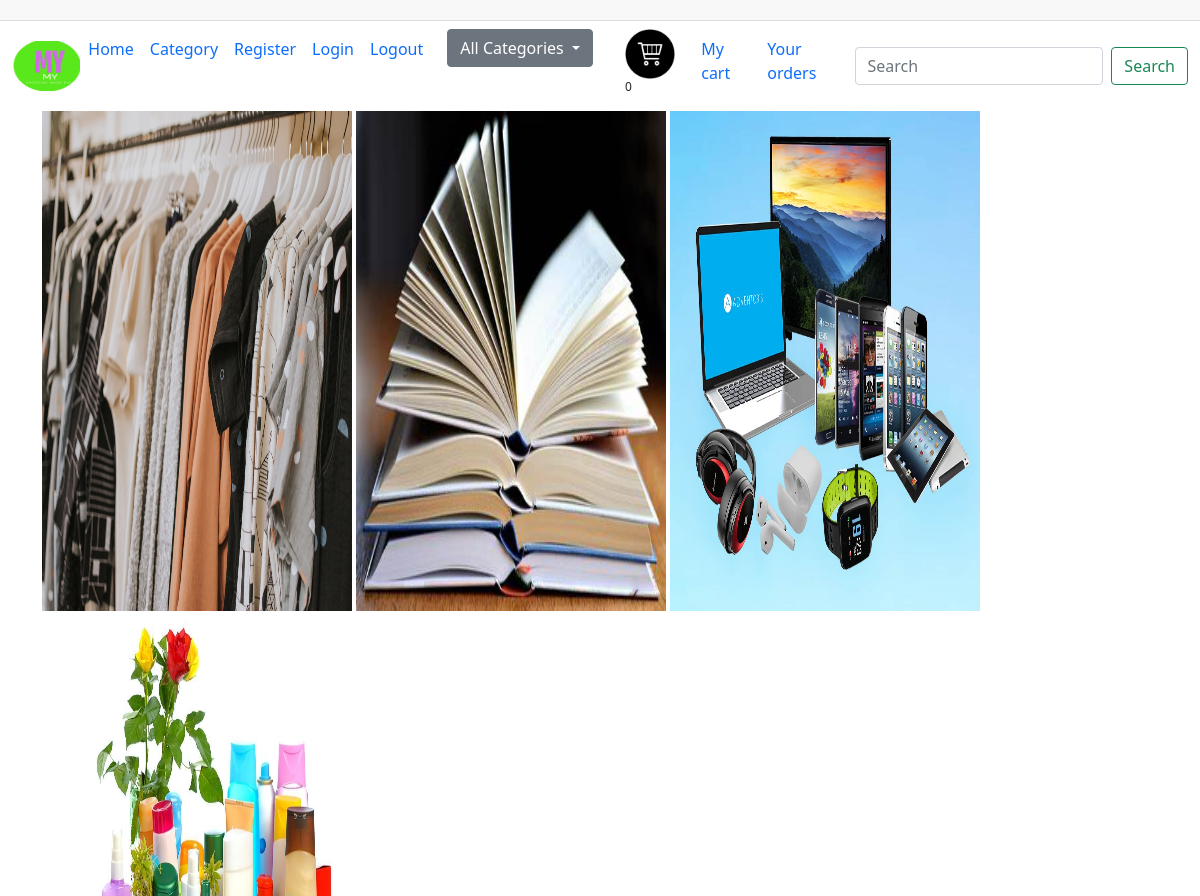
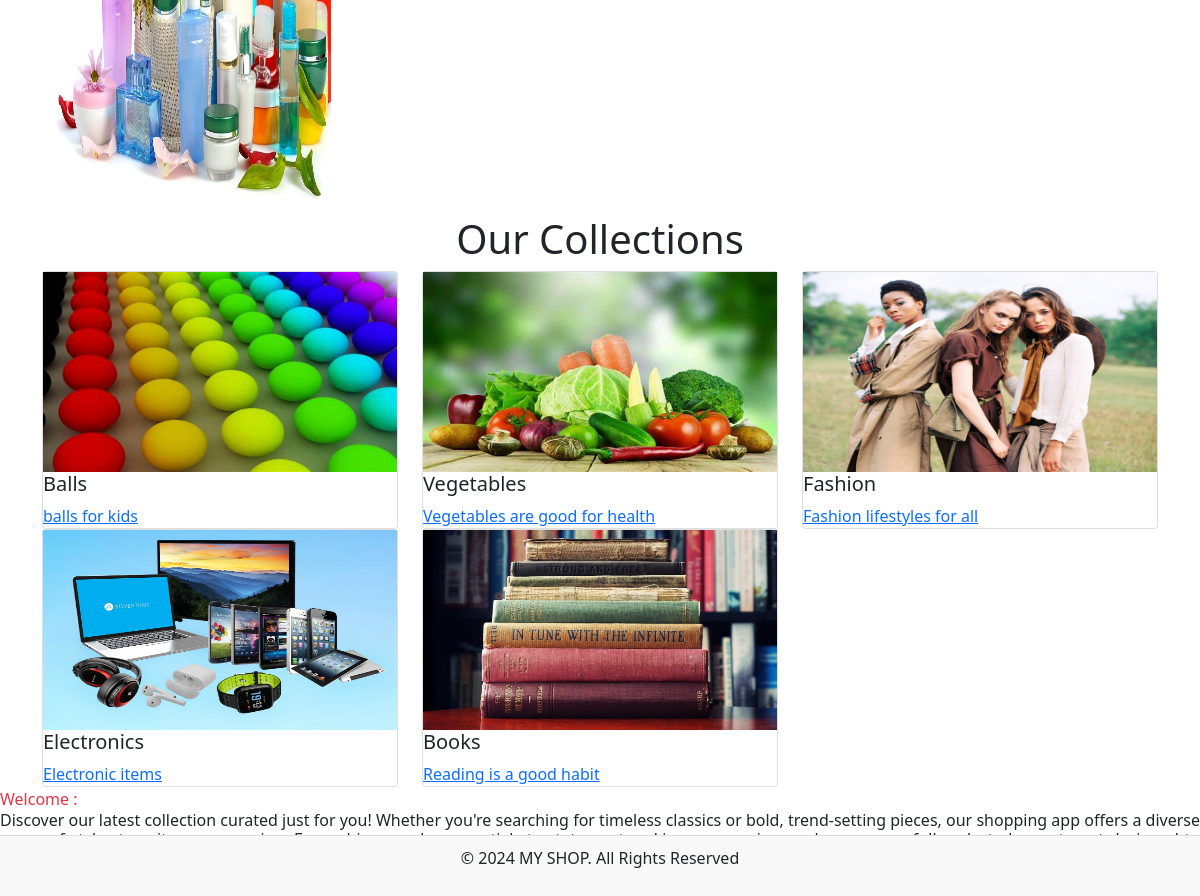
The page / on the database its author committed (2 pictures, top to bottom).
### shop/models.py (models this page shows, shortened)
class Category(models.Model):
    image=models.ImageField(upload_to='images',null=True,blank=True)
    p_name=models.TextField(max_length=20)
    desc=models.TextField(max_length=200)

### shop/views.py (the view)
# urls.py: path('',views.category,name='category'),
def category(request):
    item=Category.objects.all()
    return render(request,'category.html',{'item':item})

### cart/context_processors.py (called while the page is built)
def Total(request):
    u=request.user
    count=0
    if request.user.is_authenticated:
        try:
            item=Cart.objects.filter(user=u)
            count=count+item.count()
        except:
            count=1
    return {'count':count}

### shop/context_processors.py (called while the page is built)
def Links(request):
    c=Category.objects.all()
    return{'links':c}

### templates/category.html (shortened to what this page needs)
<!DOCTYPE html>
{% extends 'base.html' %}
{% load static %}
{% block content %}
<div class="container" >
    <div class="banner">
        <img src="{% static 'image/cardimage1.jpeg' %}" alt="Image 1" height="500px" width="310px">
        <img src="{% static 'image/cardimage2.jpeg' %}" alt="Image 2" height="500px" width="310px">
        <img src="{% static 'image/cardimage3.jpeg' %}" alt="Image 3" height="500px" width="310px">
        <img src="{% static 'image/cardimage4.jpeg' %}" alt="Image 4" height="500px" width="310px">
        </div>
    </div>
    <center><h1 style="border ">Our Collections</h1></center>
    <div class="container">
        <div class="row">
            {% for m in item %}
            <div class="col-sm-4">
                <div class="card">
                    <img src="{{m.image.url}}" alt="..." height="200px" width="100%">
                    <h5 class="card-title">{{m.p_name}}</h5>
                    <a type="submit" href="{% url 'products' m.id %}">{{m.desc}}</a>
                </div>
            </div>
            {% endfor %}
        </div>
    </div>    {% if user.is_authenticated %}
<h7 class="text-danger">Welcome : {{user.username}}</h7>
{% else %}
<h7 class="text-danger">Welcome : {{user.Guest}}</h7>
{% endif %}</body>
    <h6 style="text-align: justify;">
        Discover our latest collection curated just for you! Whether you're searching for timeless classics or bold, trend-setting pieces, our shopping app offers a diverse range of styles to suit every occasion. From chic everyday essentials to statement-making accessories, explore our carefully selected assortment designed to elevate your wardrobe effortlessly. Embrace fashion-forward designs crafted with quality and passion, ensuring each piece embodies style and sophistication. Dive into our collection today and redefine your fashion journey with us!
    </h6>
{% endblock %}

### templates/base.html (shortened to what this page needs)
<!DOCTYPE html>
{% load static %}
<html lang="en">
<head>
    <link href="https://cdn.jsdelivr.net/npm/bootstrap@5.0.2/dist/css/bootstrap.min.css" rel="stylesheet">
    <link rel="stylesheet" href="{% static 'css/style.css' %}">
         <link rel="stylesheet" href="https://cdnjs.cloudflare.com/ajax/libs/font-awesome/6.5.2/css/all.min.css" />
</head>
<body>
<div class="header">
</div>
<nav class="navbar navbar-expand-lg bg-body-tertiary">
  <div class="container-fluid">
    <img src="{% static 'image/myshop.png' %}" height="50px" width="70px">
    <div class="collapse navbar-collapse" id="navbarSupportedContent">
      <ul class="navbar-nav me-auto mb-2 mb-lg-0">
        <li class="nav-item">
          <a class="nav-link active" aria-current="page" href="#">Home</a>
        </li>
          <li class="nav-item">
          <a class="nav-link active" aria-current="page" href="{% url 'category' %}">Category</a>
        </li>
        <li class="nav-item">
          <a class="nav-link" href="{% url 'register' %}">Register</a>
        </li>
                  <li class="nav-item">
          <a class="nav-link" href="{% url 'userlogin' %}">Login</a>
        </li>
                  <li class="nav-item">
                      <a class="nav-link" href="{% url 'userlogout' %}">Logout</a></li>
                      <a class="nav-link" href="#"></a></li>
        <div class="dropdown">
          <button class="btn btn-secondary dropdown-toggle" type="button"  data-bs-toggle="dropdown" aria-expanded="false">
            All Categories
          </button>
            </div>
            <li class="nav-item">
                      <a class="nav-link" href="#"></a></li>
                      <li class="nav-item">
                      <a class="nav-link" href="#"></a></li>
           <li class="nav-item">
               <img src="{% static 'image/icon.png' %}" height="50px" width="50px"><sup>{{count}}</sup></li>
     <li class="nav-item">
                      <a class="nav-link" href="#"></a></li>
               <li class="nav-item">
                      <a class="nav-link" href="{% url 'cart:viewcart' %}">My cart</a></li>
          <li class="nav-item">
          <a class="nav-link" href="{% url 'cart:yourorders' %}">Your orders</a>
        </li></ul>
      <form class="d-flex" role="search" method="POST" action="{% url 'search_products' %}">
        <input class="form-control me-2" type="search" name="s" placeholder="Search" aria-label="Search">
        <button class="btn btn-outline-success"  type="submit">Search</button>
      </form>
</div>
    </div>
</nav>
</body>
    <div class="footer">
        <p>&copy; 2024 MY SHOP. All Rights Reserved</p>
    </div>
 {% block content %}{% endblock %}

### static/css/style.css (style rules this page uses)
.footer { background-color: #f8f8f8; text-align: center; padding: 10px; position: fixed; width: 100%; bottom: 0; border-top: 1px solid #ddd; }
.header { background-color: #f8f8f8; padding: 10px; display: flex; justify-content: space-between; align-items: center; border-bottom: 1px solid #ddd; }

### rows shown on the page
Category: image (picture), p_name "Balls", desc "balls for kids"
Category: image (picture), p_name "Vegetables", desc "Vegetables are good for health"
Category: image (picture), p_name "Fashion", desc "Fashion lifestyles for all"
Category: image (picture), p_name "Electronics", desc "Electronic items"
Category: image (picture), p_name "Books", desc "Reading is a good habit"

### other values the page prints
{{ count }} "0"
